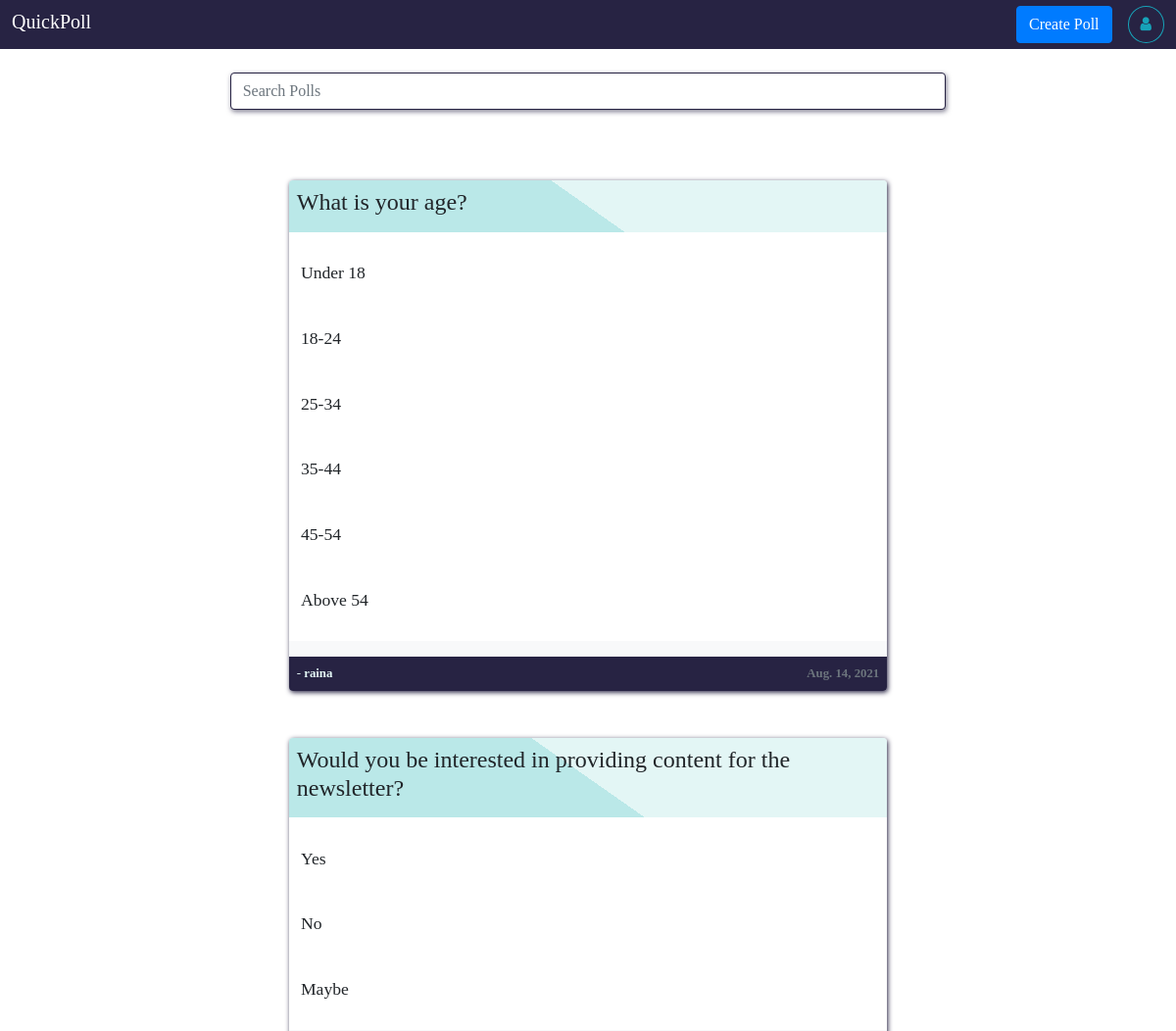
Before: /home/ (signed in, upper part) with the older database file.
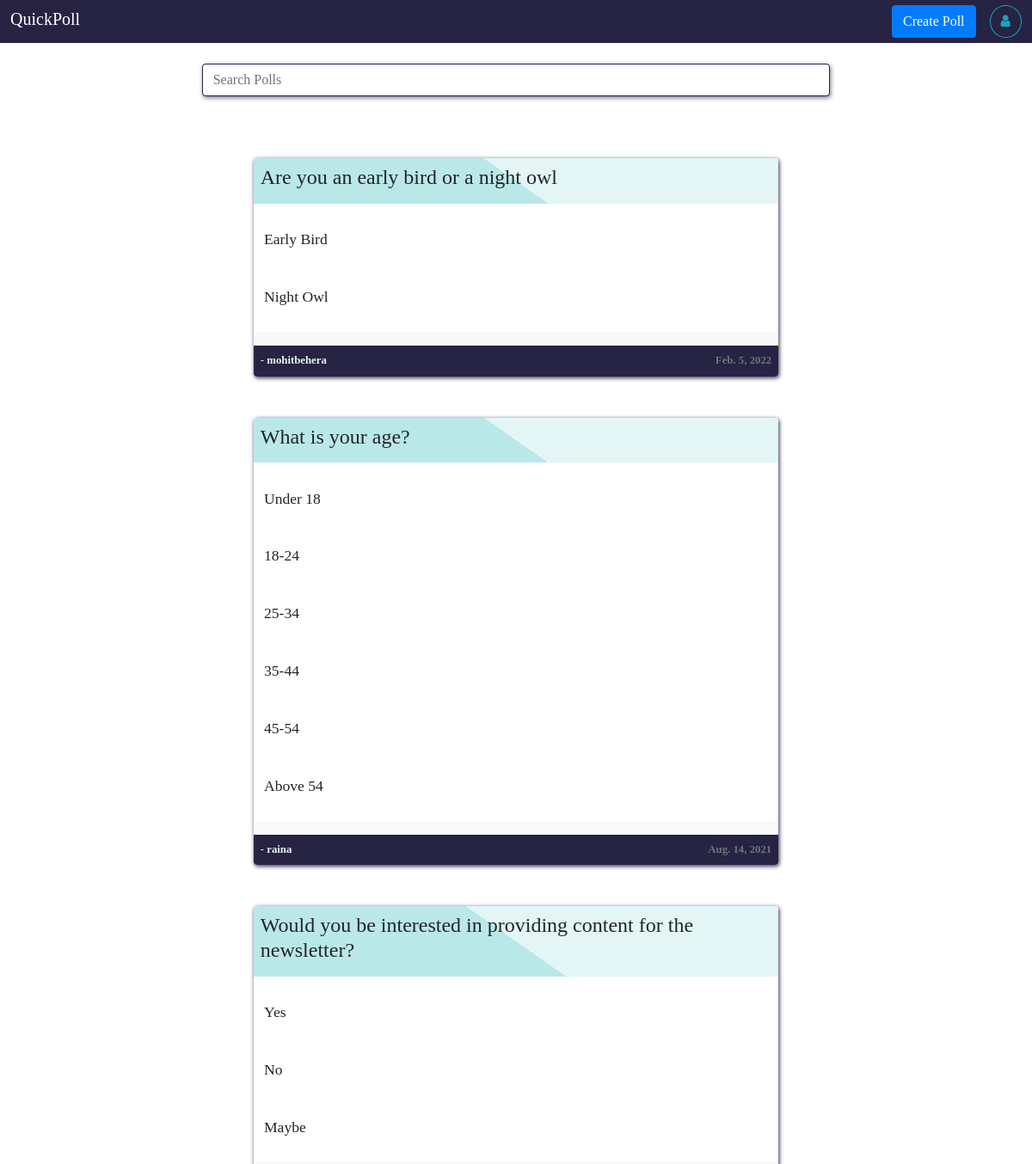
After: the same page with the newer database file.
### createPoll/models.py (models this page shows, shortened)
class Question(models.Model):
	question_text = models.TextField()
	pollBy = models.CharField(max_length=20,default="anonymous")
	pub_date = models.DateField(auto_now_add=True)
	class Meta:
		verbose_name_plural = "question"

class Choices(models.Model):
	question = models.ForeignKey(Question,on_delete=models.CASCADE)
	choice = models.CharField(max_length=200)
	votes = models.IntegerField(default=0)
	class Meta:
		verbose_name_plural = "Choices"

### home/views.py (the view)
# urls.py: path('',views.home,name="home"),
def home(request):
	try:
		sessUsername = request.session['sessUsername']
	except:
		return HttpResponseRedirect(reverse("user:user"))
	else:
		context = {}
		try:
			questions = Question.objects.order_by("-pub_date")
		except Question.DoesNotExist:
			pass
		else:
			context['questions'] = questions
			context['user'] = sessUsername
			votedQuestions = Voter.objects.filter(votedBy=sessUsername) #questions voted by session user
			votedQuestionID = []
			for votedQuestion in votedQuestions:
				votedQuestionID.append(votedQuestion.question.id)
			context['votedQuestionID'] = votedQuestionID
			if "resultBtn" in request.GET:
				request.session['sessQID'] = request.GET.get('resultBtn');
				return HttpResponseRedirect(reverse("home:result"))
			return render(request,'home/home.html',context)

### home/templates/home/home.html (shortened to what this page needs)
{% extends 'user/base.html' %} {% load static %}  {% block style %}
<link
  rel="stylesheet"
  type="text/css"
  href="{% static 'css/style.css' %}?{% now 'U' %}"
/>
<link
  rel="stylesheet"
  type="text/css"
  href="{% static 'css/home-style.css' %}?{% now 'U' %}"
/>
{% endblock style %} {% block header %}
<div
  class="jumbotron-fluid main-theme-bg smaller-padding d-flex justify-content-between"
>
  <h5 class="mt-1">
    <a href="{% url 'home:home' %}" class="white-color">QuickPoll</a>
  </h5>
  <div class="d-flex ml-2s">
    <a href="{% url 'createPoll:createPoll' %}"
      ><button class="btn btn-primary mr-2">Create Poll</button></a
    >
    <a href="{% url 'userProfile:userProfile' %}"
      ><button class="btn btn-outline-info ml-2" style="border-radius: 50%">
        <i class="fa fa-user"></i></button
    ></a>
  </div>
</div>
{% endblock header %} {% block content %}
<div class="container p-2">
  <div class="input-group mb-3 mt-3 w-65 mx-auto">
    <input
      type="text"
      class="form-control"
      id="searchPoll"
      placeholder="Search Polls"
    />
  </div>
</div>
<div class="container mt-2 choice-container">
  {% if questions %} {% for question in questions %}
  <div class="container polls w-screen-auto p-0 bg-light mt-5 rounded">
    <div class="poll-header p-2 rounded-top">
      <h4 class="question">{{ question.question_text }}</h4>
    </div>
    <div
      class="poll-body pt-3 {% if question.id in votedQuestionID %}pl-2 pr-2{% endif %}"
    >
      {% if question.id not in votedQuestionID %}
      <ul>
        {% for choice in question.choices_set.all %}
        <li
          class="choice__li"
          data-id="{{ choice.id }}"
          question-id="{{ question.id }}"
        >
          <p>{{ choice.choice }}</p>
        </li>
        {% endfor %}
      </ul>
      {% endif %}
    </div>
    <div class="poll-footer p-2 d-flex justify-content-between rounded-bottom">
      <small
        class="{% if question.pollBy == user %}text-light{% endif %} pollByUser"
        >{% if question.pollBy != user %}<a
          href="{% url 'userProfile:viewProfile' question.pollBy %}"
          >- <b>{{ question.pollBy }}</b></a
        >{% else %}- <b>{{ question.pollBy }}</b>{% endif %}</small
      >
      <small class="text-muted"><b>{{ question.pub_date }}</b></small>
    </div>
  </div>
  {% endfor %} {% else %}
  <div class="container polls w-screen-auto p-0 mt-5 rounded border">
    <div class="poll-header p-2 rounded-top">
      <h4 class="question text-center">It seems there are no Polls.</h4>
    </div>
  </div>
  {% endif %}
</div>
{% endblock content %}

Changed rows visible on the page:
added Question: question_text "Are you an early bird or a night owl", pollBy "mohitbehera", pub_date "Feb. 5, 2022"
added Choices: choice "Early Bird", shown under "Are you an early bird or a night owl"
added Choices: choice "Night Owl", shown under "Are you an early bird or a night owl"
